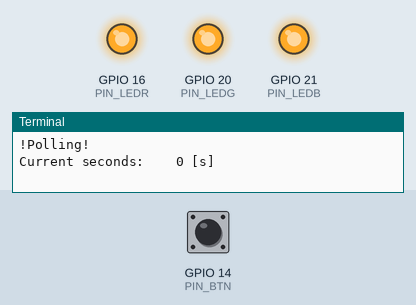
The program below on a simulated Raspberry Pi (BCM pin numbers). On the bench: output pins drawn as LEDs (lit = HIGH), the last lines printed to the terminal. The test bench sets the inputs (shaded band); at power-on: GPIO 14 (PIN_BTN) HIGH. The clock reads 2024-03-15 10:24:30 at power-on unless the program sets it.

Above: at 1.2 s.
1.3 s: GPIO 14 (PIN_BTN) pulled LOW for 2.35 s
At 3.2 s:
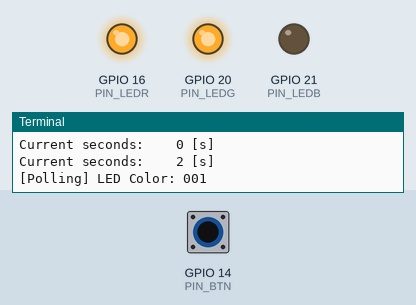
5.1 s: GPIO 14 (PIN_BTN) pulled LOW for 2.35 s
At 7.5 s:
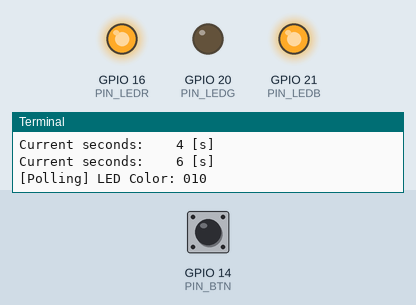
8.9 s: GPIO 14 (PIN_BTN) pulled LOW for 2.35 s
At 10.5 s:
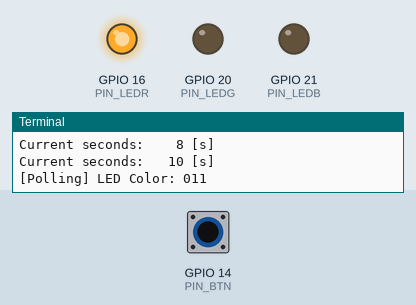
12.7 s: GPIO 14 (PIN_BTN) pulled LOW for 2.35 s
At 14.7 s:
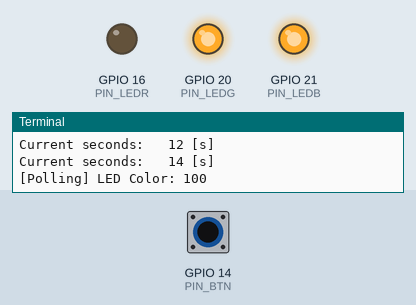
16.5 s: GPIO 14 (PIN_BTN) pulled LOW for 2.35 s
At 19.0 s:
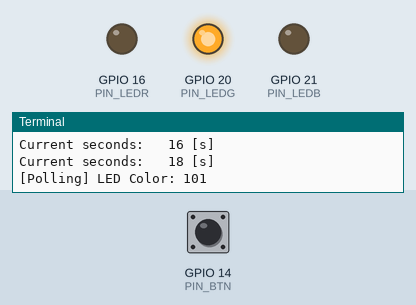
20.3 s: GPIO 14 (PIN_BTN) driven LOW
At 23.2 s:
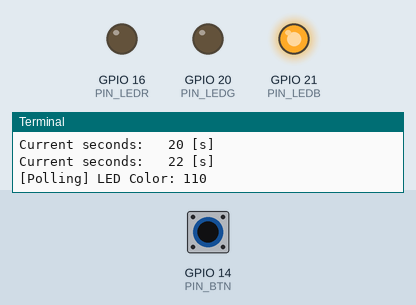
Timing chart, 0 to 27.3 s (numbered marks = the images above; inputs shaded):
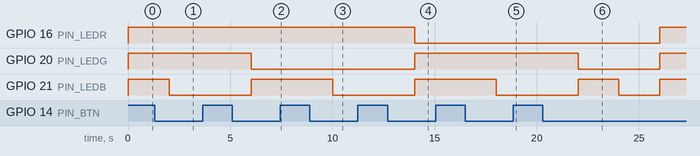

The program:

ex_gpio_polling.py
```python
import os
os.system("sudo pigpiod")

import pigpio
import time
import sys

PIN_BTN  = 14
PIN_LEDR = 16
PIN_LEDG = 20
PIN_LEDB = 21

LOOP_PERIOD_MS = 2000

led_color = 0

def change_color(pi):
    global led_color
    # 색상 순환: 0 -> 7
    led_color = (led_color + 1) % 8
    # 각 비트를 R/G/B에 매핑하여 LED 제어
    pi.write(PIN_LEDR, 0 if led_color & 0b100 else 1)
    pi.write(PIN_LEDG, 0 if led_color & 0b010 else 1)
    pi.write(PIN_LEDB, 0 if led_color & 0b001 else 1)
    # 콘솔 출력 (색상 정보)
    print(f"[Polling] LED Color: {led_color:03b}")

if __name__ == "__main__":
    pi = pigpio.pi()
    if not pi.connected:
        print("pigpio demon error!", file=sys.stderr)
        sys.exit(1)

    pi.set_mode(PIN_BTN,  pigpio.INPUT)
    pi.set_pull_up_down(PIN_BTN, pigpio.PUD_UP)

    pi.set_mode(PIN_LEDR, pigpio.OUTPUT)
    pi.set_mode(PIN_LEDG, pigpio.OUTPUT)
    pi.set_mode(PIN_LEDB, pigpio.OUTPUT)

    pi.write(PIN_LEDR, 1)
    pi.write(PIN_LEDG, 1)
    pi.write(PIN_LEDB, 1)

    print("!Polling!")
    count = 0
    try:
        while True:
            start = time.time()
            btn = pi.read(PIN_BTN)

            print(f"Current seconds: {count:4d} [s]")
            count += 2

            if btn == 0:
                led_state = change_color(pi)

            end = time.time()
            time.sleep((LOOP_PERIOD_MS/1000) - (end - start))
    finally:
        pi.stop()
        os.system("sudo killall pigpiod")
```

Measured:
- after the input at 1.3 s, GPIO 21 (PIN_LEDB): HIGH → LOW after 0.72 s
- after the input at 5.1 s, GPIO 20 (PIN_LEDG): HIGH → LOW after 0.92 s; GPIO 21 (PIN_LEDB): LOW → HIGH after 0.92 s
- after the input at 8.9 s, GPIO 21 (PIN_LEDB): HIGH → LOW after 1.1 s
- after the input at 12.7 s, GPIO 16 (PIN_LEDR): HIGH → LOW after 1.3 s; GPIO 20 (PIN_LEDG), GPIO 21 (PIN_LEDB): LOW → HIGH after 1.3 s
- after the input at 16.5 s, GPIO 21 (PIN_LEDB): HIGH → LOW after 1.5 s
- after the input at 20.3 s, GPIO 16 (PIN_LEDR): LOW → HIGH after 5.7 s; GPIO 20 (PIN_LEDG): HIGH → LOW after 1.7 s, → HIGH 4.0 s later; GPIO 21 (PIN_LEDB): LOW → HIGH after 1.7 s, → LOW 2.0 s later, → HIGH 2.0 s later
